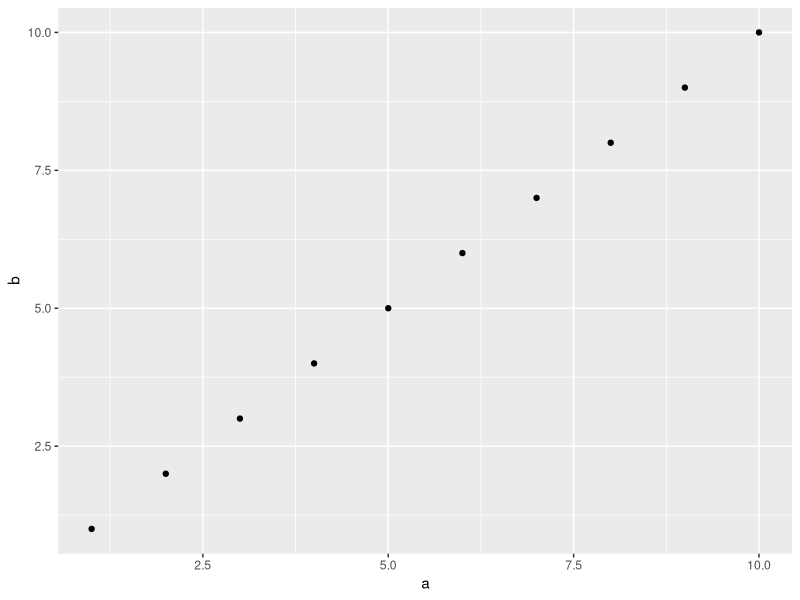

Source code (R):
## ---- chunk 1
library(tidyverse)
a = 3+5
a

## ---- chunk 2

a<-tibble(a=1:10,b=1:10)
a
ggplot(a,aes(a,b))+geom_point()
